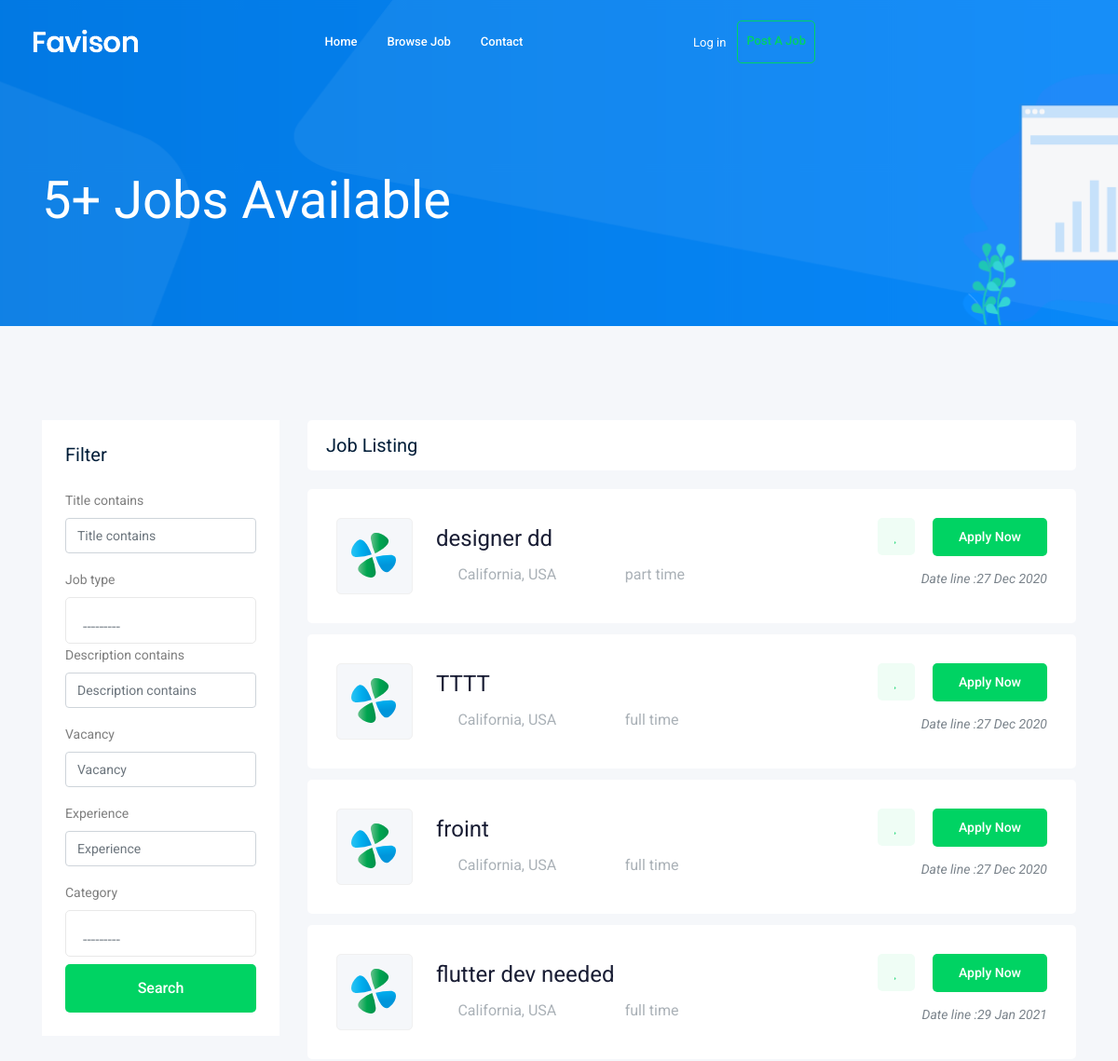
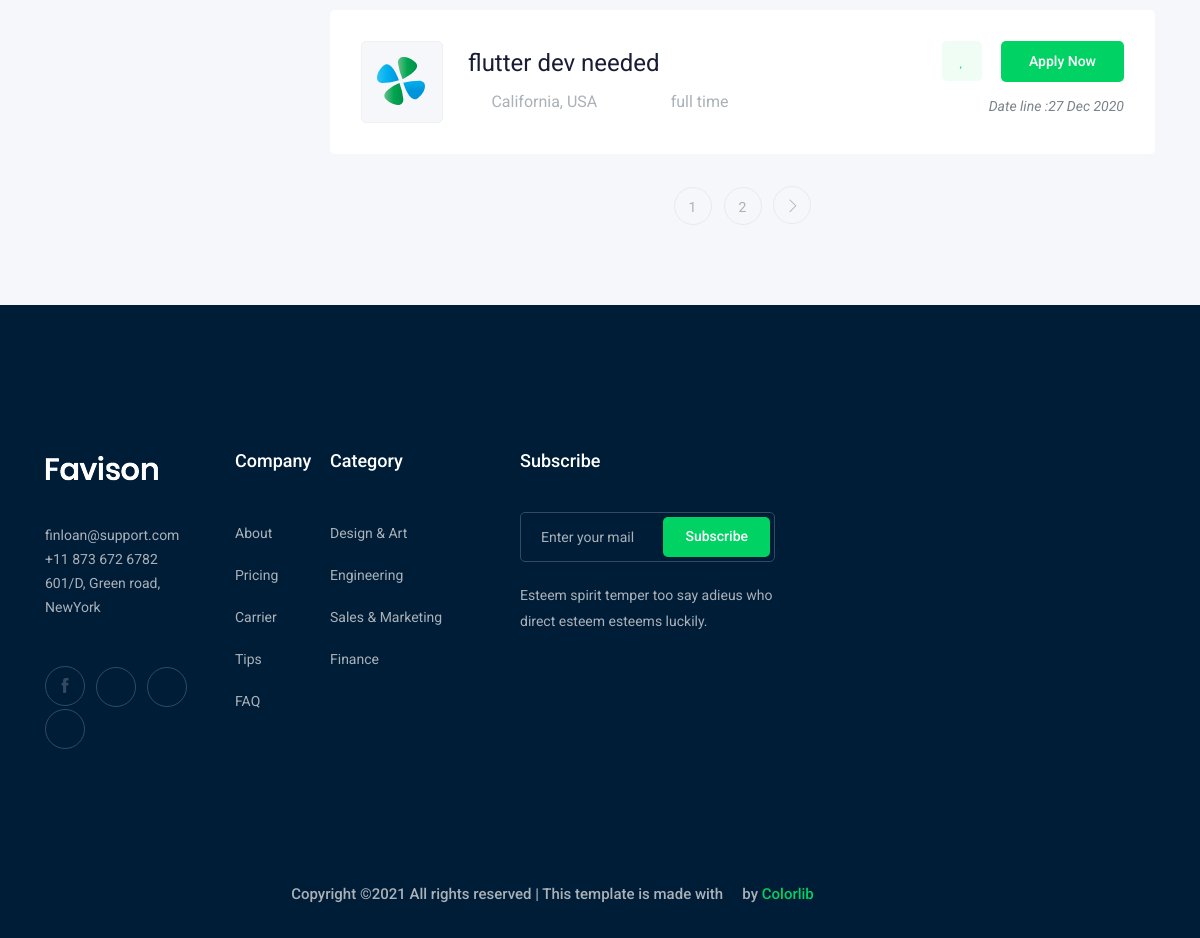
The page / on the database its author committed (2 pictures, top to bottom).
### job/models.py (models this page shows, shortened)
class Job(models.Model):        #table
    owner=models.ForeignKey(User,related_name="job_owner",on_delete=models.CASCADE)
    title=models.CharField(max_length=100)
    job_type=models.CharField(max_length=15,choices=JOB_TYPE )
    description=models.TextField(max_length=1000)
    published_at=models.DateTimeField(auto_now=True)
    vacancy=models.IntegerField(default=1)
    sallary=models.IntegerField(default=0)
    experience=models.IntegerField(default=0)
    category=models.ForeignKey('Category',on_delete=models.CASCADE)
    image =models.ImageField(upload_to=image_upload)
    slug=models.SlugField(blank=True,null=True)

### job/views.py (the view)
# urls.py: path('',views.job_list,name="job_list"),
def job_list(request):
    job_list=Job.objects.all()
    myfilter=JobFilter(request.GET,queryset=job_list)
    job_list=myfilter.qs
    paginator = Paginator(job_list,5)
    page_number = request.GET.get('page')
    page_obj = paginator.get_page(page_number)
    context={"job_list": page_obj ,'myfilter': myfilter}
    return render(request ,"job/job_list.html", context)

### job/models.py (called while the page is built)
    def __str__(self):
        return self.name

### job/templates/job/job_list.html (shortened to what this page needs)
{% extends  'base.html' %}
{% load bootstrap4 %}
{% block body %}
     <div class="bradcam_area bradcam_bg_1">
        <div class="container">
            <div class="row">
                <div class="col-xl-12">
                    <div class="bradcam_text">
                        <h3>{{job_list|length}}+ Jobs Available</h3>
                    </div>
                </div>
            </div>
        </div>
    </div>
    <div class="job_listing_area plus_padding">
        <div class="container">
            <div class="row">
                <div class="col-lg-3">
                    <div class="job_filter white-bg">
                        <div class="form_inner white-bg">
                            <h3>Filter</h3>
                            <form method="GET">
                                {% bootstrap_form myfilter.form %}
                               <input type="submit" value="Search" class="boxed-btn3 w-100 mt-2"  />
                            </form>
                        </div>
                    </div>
                </div>
                <div class="col-lg-9">
                    <div class="recent_joblist_wrap">
                        <div class="recent_joblist white-bg ">
                            <div class="row align-items-center">
                                <div class="col-md-6">
                                    <h4>Job Listing</h4>
                                </div>
                            </div>
                        </div>
                    </div>
                    <div class="job_lists m-0">
                        <div class="row">
                             {% for job in job_list %}
                              <div class="col-lg-12 col-md-12">
                                <div class="single_jobs white-bg d-flex justify-content-between">
                                    <div class="jobs_left d-flex align-items-center">
                                        <div class="thumb">
                                            <img src="img/svg_icon/1.svg" alt="">
                                        </div>
                                        <div class="jobs_conetent">
                                            <a href="{% url 'jobs:job_detail' job.slug %}"><h4>{{job.title}}</h4></a>
                                            <div class="links_locat d-flex align-items-center">
                                                <div class="location">
                                                    <p> <i class="fa fa-map-marker"></i> California, USA</p>
                                                </div>
                                                <div class="location">
                                                    <p> <i class="fa fa-clock-o"></i> {{job.job_type}}</p>
                                                </div>
                                            </div>
                                        </div>
                                    </div>
                                    <div class="jobs_right">
                                        <div class="apply_now">
                                            <a class="heart_mark" href="#"> <i class="fa fa-heart"></i> </a>
                                            <a href="{% url 'jobs:job_detail' job.slug %}" class="boxed-btn3">Apply Now</a>
                                        </div>
                                        <div class="date">
                                            <p>Date line :{{job.published_at|date:'d M o'}}</p>
                                        </div>
                                    </div>
                                </div>
                              </div>
                            {% endfor %}
                        </div>
                            {% if job_list.has_other_pages %}
                                        <div class="row">
                                            <div class="col-lg-12">
                                                <div class="pagination_wrap">
                                                    <ul>
                                                        {% for i in job_list.paginator.page_range %}
                                                           <li><a href="?page={{i}}"><span>{{i}}</span></a></li>
                                                        {% endfor %}
                                                        {% if job_list.has_next %}
                                                          <li><a href="?page={{ job_list.next_page_number }}"> <i class="ti-angle-right"></i> </a></li>
                                                        {% endif %}
                                                    </ul>
                                                </div>
                                            </div>
                                        </div>
                            {% endif%}
                    </div>
                </div>
            </div>
        </div>
    </div>
 {%endblock body%}

### rows shown on the page
Job: title "designer dd", job_type "part time", published_at "27 Dec 2020"
Job: title "TTTT", job_type "full time", published_at "27 Dec 2020"
Job: title "froint", job_type "full time", published_at "27 Dec 2020"
Job: title "flutter dev needed", job_type "full time", published_at "29 Jan 2021"
Job: title "flutter dev needed", job_type "full time", published_at "27 Dec 2020"

### other values the page prints
{{ job_list|length }} "5"
{{ i }} "1" "2"
